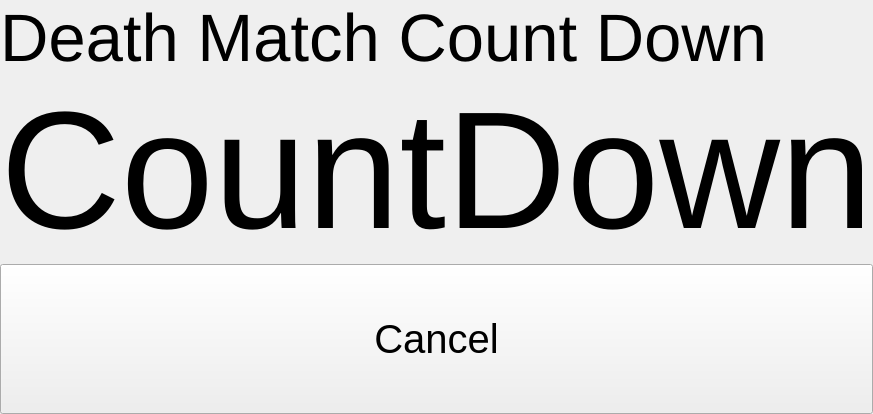
        <widget class="QWidget" name="deathMatchCountDown">
         <layout class="QGridLayout" name="gridLayout_3">
          <property name="sizeConstraint">
           <enum>QLayout::SetMinimumSize</enum>
          </property>
          <property name="leftMargin">
           <number>0</number>
          </property>
          <property name="topMargin">
           <number>0</number>
          </property>
          <property name="rightMargin">
           <number>0</number>
          </property>
          <property name="bottomMargin">
           <number>0</number>
          </property>
          <property name="spacing">
           <number>0</number>
          </property>
          <item row="0" column="0">
           <layout class="QGridLayout" name="gridLayout_2">
            <item row="2" column="0">
             <widget class="QPushButton" name="dmcdCancel">
              <property name="minimumSize">
               <size>
                <width>0</width>
                <height>150</height>
               </size>
              </property>
              <property name="font">
               <font>
                <pointsize>30</pointsize>
               </font>
              </property>
              <property name="text">
               <string>Cancel</string>
              </property>
             </widget>
            </item>
            <item row="0" column="0">
             <widget class="QLabel" name="dmCDTitle">
              <property name="maximumSize">
               <size>
                <width>16777215</width>
                <height>100</height>
               </size>
              </property>
              <property name="font">
               <font>
                <pointsize>50</pointsize>
               </font>
              </property>
              <property name="text">
               <string>Death Match Count Down</string>
              </property>
             </widget>
            </item>
            <item row="1" column="0">
             <widget class="QLabel" name="dmCDCountDownLabel">
              <property name="font">
               <font>
                <pointsize>125</pointsize>
               </font>
              </property>
              <property name="text">
               <string>CountDown</string>
              </property>
              <property name="alignment">
               <set>Qt::AlignCenter</set>
              </property>
             </widget>
            </item>
           </layout>
          </item>
         </layout>
        </widget>
